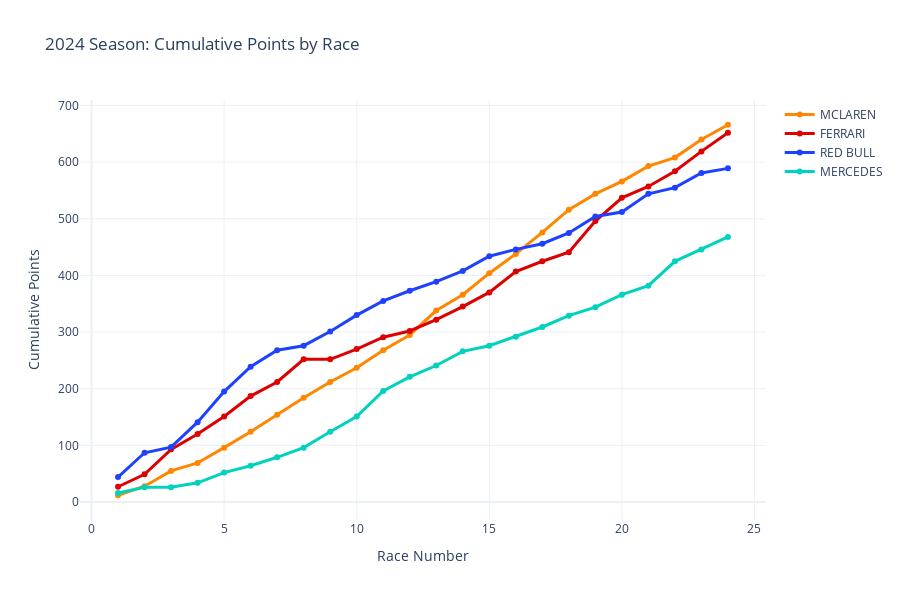

Notebook code cell kept with this figure:
### Markdown cell above
# ============================================================================
# VISUALIZATION 6: RACE-LEVEL ANALYSIS
# ============================================================================

### Code cell
if race_df is not None:
    print("\n" + "="*80)
    print("VISUALIZATION 6: RACE-LEVEL WITHIN-SEASON DYNAMICS")
    print("="*80)
    
    # Focus on 2024 (McLaren's championship surge)
    race_2024 = race_df[race_df['season'] == 2024]
    
    # Get teams to plot
    teams_race = ['MCLAREN', 'FERRARI', 'RED BULL', 'MERCEDES']
    
    fig = go.Figure()
    
    race_colors = {
        'MCLAREN': '#FF8700',
        'FERRARI': '#DC0000',
        'RED BULL': '#1E41FF',
        'MERCEDES': '#00D2BE'
    }
    
    for team in teams_race:
        team_data = race_2024[race_2024['constructorName'] == team].sort_values('round')
        
        if len(team_data) > 0:
            fig.add_trace(go.Scatter(
                x=team_data['round'],
                y=team_data['cumulative_points'],
                mode='lines+markers',
                name=team,
                line=dict(color=race_colors.get(team, '#808080'), width=3),
                marker=dict(size=6)
            ))
    
    fig.update_layout(
        title='2024 Season: Cumulative Points by Race',
        xaxis_title='Race Number',
        yaxis_title='Cumulative Points',
        height=600,
        template='plotly_white',
        hovermode='x unified'
    )
    
    fig.show()
    fig.write_image("../outputs/figures/06_race_by_race_team_points_2024.png", scale=2)
    
    # When did McLaren overtake Ferrari?
    mclaren_2024 = race_2024[race_2024['constructorName'] == 'MCLAREN'].sort_values('round')
    ferrari_2024 = race_2024[race_2024['constructorName'] == 'FERRARI'].sort_values('round')
    
    if len(mclaren_2024) > 0 and len(ferrari_2024) > 0:
        merged = pd.merge(
            mclaren_2024[['round', 'cumulative_points']],
            ferrari_2024[['round', 'cumulative_points']],
            on='round',
            suffixes=('_mclaren', '_ferrari')
        )
        
        merged['mclaren_ahead'] = merged['cumulative_points_mclaren'] > merged['cumulative_points_ferrari']
        
        if merged['mclaren_ahead'].any():
            first_ahead = merged[merged['mclaren_ahead']].iloc[0]
            print(f"\n🏎️ McLaren first overtook Ferrari after Race {int(first_ahead['round'])}")

### Figure 1 — Plotly figure (JSON) as saved in the notebook; plotly's stock layout.template omitted (floating-point values rounded to 4 significant figures)
{"data": [{"line": {"color": "#FF8700", "width": 3}, "marker": {"size": 6}, "mode": "lines+markers", "name": "MCLAREN", "type": "scatter", "x": [1, 2, 3, 4, 5, 6, 7, 8, 9, 10, 11, 12, 13, 14, 15, 16, 17, 18, 19, 20, 21, 22, 23, 24], "y": [12.0, 28.0, 55.0, 69.0, 96.0, 124.0, 154.0, 184.0, 212.0, 237.0, 268.0, 295.0, 338.0, 366.0, 404.0, 438.0, 476.0, 516.0, 544.0, 566.0, 593.0, 608.0, 640.0, 666.0]}, {"line": {"color": "#DC0000", "width": 3}, "marker": {"size": 6}, "mode": "lines+markers", "name": "FERRARI", "type": "scatter", "x": [1, 2, 3, 4, 5, 6, 7, 8, 9, 10, 11, 12, 13, 14, 15, 16, 17, 18, 19, 20, 21, 22, 23, 24], "y": [27.0, 49.0, 93.0, 120.0, 151.0, 187.0, 212.0, 252.0, 252.0, 270.0, 291.0, 302.0, 322.0, 345.0, 370.0, 407.0, 425.0, 441.0, 496.0, 537.0, 557.0, 584.0, 619.0, 652.0]}, {"line": {"color": "#1E41FF", "width": 3}, "marker": {"size": 6}, "mode": "lines+markers", "name": "RED BULL", "type": "scatter", "x": [1, 2, 3, 4, 5, 6, 7, 8, 9, 10, 11, 12, 13, 14, 15, 16, 17, 18, 19, 20, 21, 22, 23, 24], "y": [44.0, 87.0, 97.0, 141.0, 195.0, 239.0, 268.0, 276.0, 301.0, 330.0, 355.0, 373.0, 389.0, 408.0, 434.0, 446.0, 456.0, 475.0, 504.0, 512.0, 544.0, 555.0, 581.0, 589.0]}, {"line": {"color": "#00D2BE", "width": 3}, "marker": {"size": 6}, "mode": "lines+markers", "name": "MERCEDES", "type": "scatter", "x": [1, 2, 3, 4, 5, 6, 7, 8, 9, 10, 11, 12, 13, 14, 15, 16, 17, 18, 19, 20, 21, 22, 23, 24], "y": [16.0, 26.0, 26.0, 34.0, 52.0, 64.0, 79.0, 96.0, 124.0, 151.0, 196.0, 221.0, 241.0, 266.0, 276.0, 292.0, 309.0, 329.0, 344.0, 366.0, 382.0, 425.0, 446.0, 468.0]}], "layout": {"height": 600, "hovermode": "x unified", "title": {"text": "2024 Season: Cumulative Points by Race"}, "xaxis": {"title": {"text": "Race Number"}}, "yaxis": {"title": {"text": "Cumulative Points"}}}}
